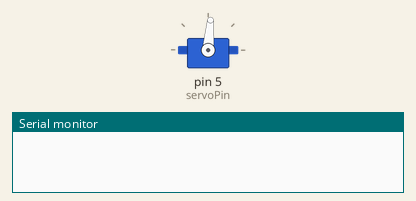
Simulated run of this sketch. Board: Arduino Uno, built with avr-gcc and run on an emulated ATmega328P. On the bench: servo, the last lines printed to the serial monitor.

Above: at 0.05 s.
At 6.0 s:
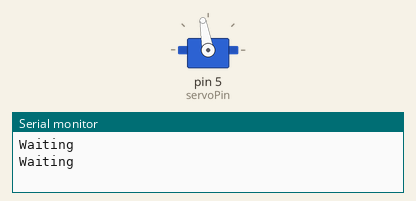
Timing chart, 0 to 7.8 s (numbered marks = the images above):
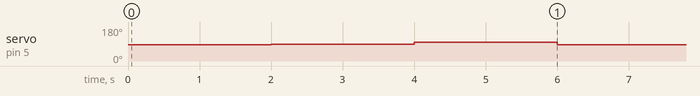

The sketch:

ContinousRotationServos.ino
```cpp
#include <Servo.h>

Servo servoMotor;
int servoPin = 5; // Pin connected to the servo motor
int velocity = 0;   // Includes direction and speed

void setup() {
  servoMotor.attach(servoPin);
  Serial.begin(9600);
}

void loop() {

  servoMotor.write(85); // 0 to 89 Full speed to slow speed one direction

  delay(2000);
  Serial.println("Waiting");

  servoMotor.write(90); // Stop

  delay(2000);
  Serial.println("Waiting");

  servoMotor.write(100); // 91 to 180 slow to full speed in the other direction.

  delay(2000);
  Serial.println("Waiting");

}
```

Measured:
- by itself, servo on pin 5 (servoPin): repeats every 6.0 s: 100° 2.0 s, 85° 2.0 s, 90° 2.0 s
